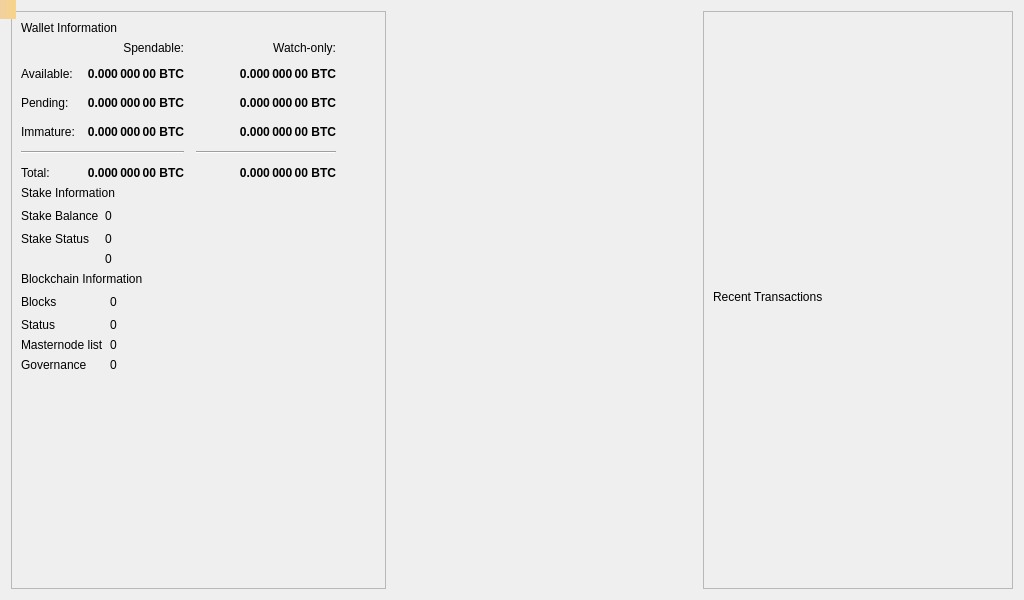
<?xml version="1.0" encoding="UTF-8"?>
<ui version="4.0">
 <class>OverviewPage</class>
 <widget class="QWidget" name="OverviewPage">
  <property name="geometry">
   <rect>
    <x>0</x>
    <y>0</y>
    <width>1024</width>
    <height>600</height>
   </rect>
  </property>
  <property name="minimumSize">
   <size>
    <width>1024</width>
    <height>600</height>
   </size>
  </property>
  <property name="windowTitle">
   <string>Form</string>
  </property>
  <layout class="QHBoxLayout" name="horizontalLayout">
   <item>
    <layout class="QVBoxLayout" name="verticalLayout_2">
     <item>
      <widget class="QFrame" name="frame">
       <property name="frameShape">
        <enum>QFrame::StyledPanel</enum>
       </property>
       <property name="frameShadow">
        <enum>QFrame::Raised</enum>
       </property>
       <layout class="QVBoxLayout" name="verticalLayout_4">
        <item>
         <layout class="QVBoxLayout" name="verticalLayout_6">
          <item>
           <widget class="QLabel" name="labelWalletInfo">
            <property name="text">
             <string>Wallet Information</string>
            </property>
           </widget>
          </item>
         </layout>
        </item>
        <item>
         <layout class="QGridLayout" name="gridLayout">
          <property name="spacing">
           <number>12</number>
          </property>
          <item row="4" column="0" colspan="2">
           <widget class="Line" name="lineSpendableBalance">
            <property name="orientation">
             <enum>Qt::Horizontal</enum>
            </property>
           </widget>
          </item>
          <item row="2" column="2">
           <widget class="QLabel" name="labelWatchPending">
            <property name="font">
             <font>
              <weight>75</weight>
              <bold>true</bold>
             </font>
            </property>
            <property name="cursor">
             <cursorShape>IBeamCursor</cursorShape>
            </property>
            <property name="toolTip">
             <string>Unconfirmed transactions to watch-only addresses</string>
            </property>
            <property name="text">
             <string notr="true">0.000 000 00 BTC</string>
            </property>
            <property name="alignment">
             <set>Qt::AlignRight|Qt::AlignTrailing|Qt::AlignVCenter</set>
            </property>
            <property name="textInteractionFlags">
             <set>Qt::LinksAccessibleByMouse|Qt::TextSelectableByKeyboard|Qt::TextSelectableByMouse</set>
            </property>
           </widget>
          </item>
          <item row="0" column="1">
           <widget class="QLabel" name="labelSpendable">
            <property name="text">
             <string>Spendable:</string>
            </property>
            <property name="alignment">
             <set>Qt::AlignRight|Qt::AlignTrailing|Qt::AlignVCenter</set>
            </property>
           </widget>
          </item>
          <item row="4" column="2">
           <widget class="Line" name="lineWatchBalance">
            <property name="sizePolicy">
             <sizepolicy hsizetype="Preferred" vsizetype="Fixed">
              <horstretch>0</horstretch>
              <verstretch>0</verstretch>
             </sizepolicy>
            </property>
            <property name="minimumSize">
             <size>
              <width>140</width>
              <height>0</height>
             </size>
            </property>
            <property name="orientation">
             <enum>Qt::Horizontal</enum>
            </property>
           </widget>
          </item>
          <item row="2" column="1">
           <widget class="QLabel" name="labelUnconfirmed">
            <property name="font">
             <font>
              <weight>75</weight>
              <bold>true</bold>
             </font>
            </property>
            <property name="cursor">
             <cursorShape>IBeamCursor</cursorShape>
            </property>
            <property name="toolTip">
             <string>Total of transactions that have yet to be confirmed, and do not yet count toward the spendable balance</string>
            </property>
            <property name="text">
             <string notr="true">0.000 000 00 BTC</string>
            </property>
            <property name="alignment">
             <set>Qt::AlignRight|Qt::AlignTrailing|Qt::AlignVCenter</set>
            </property>
            <property name="textInteractionFlags">
             <set>Qt::LinksAccessibleByMouse|Qt::TextSelectableByKeyboard|Qt::TextSelectableByMouse</set>
            </property>
           </widget>
          </item>
          <item row="3" column="2">
           <widget class="QLabel" name="labelWatchImmature">
            <property name="font">
             <font>
              <weight>75</weight>
              <bold>true</bold>
             </font>
            </property>
            <property name="cursor">
             <cursorShape>IBeamCursor</cursorShape>
            </property>
            <property name="toolTip">
             <string>Mined balance in watch-only addresses that has not yet matured</string>
            </property>
            <property name="text">
             <string notr="true">0.000 000 00 BTC</string>
            </property>
            <property name="alignment">
             <set>Qt::AlignRight|Qt::AlignTrailing|Qt::AlignVCenter</set>
            </property>
            <property name="textInteractionFlags">
             <set>Qt::LinksAccessibleByMouse|Qt::TextSelectableByKeyboard|Qt::TextSelectableByMouse</set>
            </property>
           </widget>
          </item>
          <item row="5" column="0">
           <widget class="QLabel" name="labelTotalText">
            <property name="text">
             <string>Total:</string>
            </property>
           </widget>
          </item>
          <item row="3" column="1">
           <widget class="QLabel" name="labelImmature">
            <property name="font">
             <font>
              <weight>75</weight>
              <bold>true</bold>
             </font>
            </property>
            <property name="cursor">
             <cursorShape>IBeamCursor</cursorShape>
            </property>
            <property name="toolTip">
             <string>Mined balance that has not yet matured</string>
            </property>
            <property name="text">
             <string notr="true">0.000 000 00 BTC</string>
            </property>
            <property name="alignment">
             <set>Qt::AlignRight|Qt::AlignTrailing|Qt::AlignVCenter</set>
            </property>
            <property name="textInteractionFlags">
             <set>Qt::LinksAccessibleByMouse|Qt::TextSelectableByKeyboard|Qt::TextSelectableByMouse</set>
            </property>
           </widget>
          </item>
          <item row="2" column="3">
           <spacer name="horizontalSpacer_2">
            <property name="orientation">
             <enum>Qt::Horizontal</enum>
            </property>
            <property name="sizeHint" stdset="0">
             <size>
              <width>40</width>
              <height>20</height>
             </size>
            </property>
           </spacer>
          </item>
          <item row="3" column="0">
           <widget class="QLabel" name="labelImmatureText">
            <property name="text">
             <string>Immature:</string>
            </property>
           </widget>
          </item>
          <item row="5" column="1">
           <widget class="QLabel" name="labelTotal">
            <property name="font">
             <font>
              <weight>75</weight>
              <bold>true</bold>
             </font>
            </property>
            <property name="cursor">
             <cursorShape>IBeamCursor</cursorShape>
            </property>
            <property name="toolTip">
             <string>Your current total balance</string>
            </property>
            <property name="text">
             <string notr="true">0.000 000 00 BTC</string>
            </property>
            <property name="alignment">
             <set>Qt::AlignRight|Qt::AlignTrailing|Qt::AlignVCenter</set>
            </property>
            <property name="textInteractionFlags">
             <set>Qt::LinksAccessibleByMouse|Qt::TextSelectableByKeyboard|Qt::TextSelectableByMouse</set>
            </property>
           </widget>
          </item>
          <item row="5" column="2">
           <widget class="QLabel" name="labelWatchTotal">
            <property name="font">
             <font>
              <weight>75</weight>
              <bold>true</bold>
             </font>
            </property>
            <property name="cursor">
             <cursorShape>IBeamCursor</cursorShape>
            </property>
            <property name="toolTip">
             <string>Current total balance in watch-only addresses</string>
            </property>
            <property name="text">
             <string notr="true">0.000 000 00 BTC</string>
            </property>
            <property name="alignment">
             <set>Qt::AlignRight|Qt::AlignTrailing|Qt::AlignVCenter</set>
            </property>
            <property name="textInteractionFlags">
             <set>Qt::LinksAccessibleByMouse|Qt::TextSelectableByKeyboard|Qt::TextSelectableByMouse</set>
            </property>
           </widget>
          </item>
          <item row="0" column="2">
           <widget class="QLabel" name="labelWatchonly">
            <property name="text">
             <string>Watch-only:</string>
            </property>
            <property name="alignment">
             <set>Qt::AlignRight|Qt::AlignTrailing|Qt::AlignVCenter</set>
            </property>
           </widget>
          </item>
          <item row="1" column="1">
           <widget class="QLabel" name="labelBalance">
            <property name="font">
             <font>
              <weight>75</weight>
              <bold>true</bold>
             </font>
            </property>
            <property name="cursor">
             <cursorShape>IBeamCursor</cursorShape>
            </property>
            <property name="toolTip">
             <string>Your current spendable balance</string>
            </property>
            <property name="text">
             <string notr="true">0.000 000 00 BTC</string>
            </property>
            <property name="alignment">
             <set>Qt::AlignRight|Qt::AlignTrailing|Qt::AlignVCenter</set>
            </property>
            <property name="textInteractionFlags">
             <set>Qt::LinksAccessibleByMouse|Qt::TextSelectableByKeyboard|Qt::TextSelectableByMouse</set>
            </property>
           </widget>
          </item>
          <item row="1" column="2">
           <widget class="QLabel" name="labelWatchAvailable">
            <property name="font">
             <font>
              <weight>75</weight>
              <bold>true</bold>
             </font>
            </property>
            <property name="cursor">
             <cursorShape>IBeamCursor</cursorShape>
            </property>
            <property name="toolTip">
             <string>Your current balance in watch-only addresses</string>
            </property>
            <property name="text">
             <string notr="true">0.000 000 00 BTC</string>
            </property>
            <property name="alignment">
             <set>Qt::AlignRight|Qt::AlignTrailing|Qt::AlignVCenter</set>
            </property>
            <property name="textInteractionFlags">
             <set>Qt::LinksAccessibleByMouse|Qt::TextSelectableByKeyboard|Qt::TextSelectableByMouse</set>
            </property>
           </widget>
          </item>
          <item row="2" column="0">
           <widget class="QLabel" name="labelPendingText">
            <property name="text">
             <string>Pending:</string>
            </property>
           </widget>
          </item>
          <item row="1" column="0">
           <widget class="QLabel" name="labelBalanceText">
            <property name="text">
             <string>Available:</string>
            </property>
           </widget>
          </item>
         </layout>
        </item>
        <item>
         <layout class="QVBoxLayout" name="verticalLayout_5">
          <item>
           <widget class="QLabel" name="labelStakeInfo">
            <property name="text">
             <string>Stake Information</string>
            </property>
           </widget>
          </item>
         </layout>
        </item>
        <item>
         <layout class="QGridLayout" name="gridLayout_2">
          <item row="0" column="0">
           <widget class="QLabel" name="labelStakeBalanceText">
            <property name="text">
             <string>Stake Balance</string>
            </property>
           </widget>
          </item>
          <item row="1" column="0">
           <widget class="QLabel" name="labelStakeStatusText">
            <property name="text">
             <string>Stake Status</string>
            </property>
           </widget>
          </item>
          <item row="0" column="2">
           <spacer name="horizontalSpacer">
            <property name="orientation">
             <enum>Qt::Horizontal</enum>
            </property>
            <property name="sizeHint" stdset="0">
             <size>
              <width>40</width>
              <height>20</height>
             </size>
            </property>
           </spacer>
          </item>
          <item row="0" column="1">
           <widget class="QLabel" name="labelStakeBalance">
            <property name="text">
             <string>0</string>
            </property>
           </widget>
          </item>
          <item row="1" column="1">
           <widget class="QLabel" name="labelStakeStatus">
            <property name="text">
             <string>0</string>
            </property>
           </widget>
          </item>
          <item row="2" column="1">
           <widget class="QLabel" name="labelStakeInputs">
            <property name="text">
             <string>0</string>
            </property>
           </widget>
          </item>
         </layout>
        </item>
        <item>
         <layout class="QVBoxLayout" name="verticalLayout_7">
          <item>
           <widget class="QLabel" name="labelBlockchainInfo">
            <property name="text">
             <string>Blockchain Information</string>
            </property>
           </widget>
          </item>
         </layout>
        </item>
        <item>
         <layout class="QGridLayout" name="gridLayout_3">
          <item row="0" column="1">
           <widget class="QLabel" name="labelBlocks">
            <property name="text">
             <string>0</string>
            </property>
           </widget>
          </item>
          <item row="1" column="1">
           <widget class="QLabel" name="labelStatus">
            <property name="text">
             <string>0</string>
            </property>
           </widget>
          </item>
          <item row="1" column="0">
           <widget class="QLabel" name="labelStatusText">
            <property name="text">
             <string>Status</string>
            </property>
           </widget>
          </item>
          <item row="2" column="1">
           <widget class="QLabel" name="labelMnList">
            <property name="text">
             <string>0</string>
            </property>
           </widget>
          </item>
          <item row="0" column="2">
           <spacer name="horizontalSpacer_4">
            <property name="orientation">
             <enum>Qt::Horizontal</enum>
            </property>
            <property name="sizeHint" stdset="0">
             <size>
              <width>40</width>
              <height>20</height>
             </size>
            </property>
           </spacer>
          </item>
          <item row="2" column="0">
           <widget class="QLabel" name="labelMnListText">
            <property name="text">
             <string>Masternode list</string>
            </property>
           </widget>
          </item>
          <item row="0" column="0">
           <widget class="QLabel" name="labelBlocksText">
            <property name="text">
             <string>Blocks</string>
            </property>
           </widget>
          </item>
          <item row="3" column="0">
           <widget class="QLabel" name="labelGobjectListText">
            <property name="text">
             <string>Governance</string>
            </property>
           </widget>
          </item>
          <item row="3" column="1">
           <widget class="QLabel" name="labelGobjectList">
            <property name="text">
             <string>0</string>
            </property>
           </widget>
          </item>
         </layout>
        </item>
        <item>
         <spacer name="verticalSpacer">
          <property name="orientation">
           <enum>Qt::Vertical</enum>
          </property>
          <property name="sizeHint" stdset="0">
           <size>
            <width>20</width>
            <height>40</height>
           </size>
          </property>
         </spacer>
        </item>
       </layout>
      </widget>
     </item>
    </layout>
   </item>
   <item>
    <spacer name="horizontalSpacer_3">
     <property name="orientation">
      <enum>Qt::Horizontal</enum>
     </property>
     <property name="sizeHint" stdset="0">
      <size>
       <width>255</width>
       <height>20</height>
      </size>
     </property>
    </spacer>
   </item>
   <item>
    <layout class="QVBoxLayout" name="verticalLayout_3">
     <item>
      <widget class="QFrame" name="frame_2">
       <property name="frameShape">
        <enum>QFrame::StyledPanel</enum>
       </property>
       <property name="frameShadow">
        <enum>QFrame::Raised</enum>
       </property>
       <layout class="QVBoxLayout" name="verticalLayout">
        <item>
         <spacer name="verticalSpacer_3">
          <property name="orientation">
           <enum>Qt::Vertical</enum>
          </property>
          <property name="sizeHint" stdset="0">
           <size>
            <width>20</width>
            <height>40</height>
           </size>
          </property>
         </spacer>
        </item>
        <item>
         <layout class="QVBoxLayout" name="verticalLayout_8">
          <item>
           <widget class="QLabel" name="labelTransactionListTitle">
            <property name="text">
             <string>Recent Transactions</string>
            </property>
           </widget>
          </item>
         </layout>
        </item>
        <item>
         <layout class="QHBoxLayout" name="horizontalLayout_13">
          <item>
           <widget class="QListView" name="listTransactions">
            <property name="styleSheet">
             <string notr="true">QListView { background: transparent; }</string>
            </property>
            <property name="frameShape">
             <enum>QFrame::NoFrame</enum>
            </property>
            <property name="verticalScrollBarPolicy">
             <enum>Qt::ScrollBarAlwaysOff</enum>
            </property>
            <property name="horizontalScrollBarPolicy">
             <enum>Qt::ScrollBarAlwaysOff</enum>
            </property>
            <property name="selectionMode">
             <enum>QAbstractItemView::NoSelection</enum>
            </property>
           </widget>
          </item>
         </layout>
        </item>
       </layout>
      </widget>
     </item>
    </layout>
   </item>
  </layout>
  <widget class="QLabel" name="labelAlerts">
   <property name="geometry">
    <rect>
     <x>0</x>
     <y>0</y>
     <width>16</width>
     <height>19</height>
    </rect>
   </property>
   <property name="visible">
    <bool>false</bool>
   </property>
   <property name="styleSheet">
    <string notr="true">QLabel { background-color: qlineargradient(x1: 0, y1: 0, x2: 1, y2: 0, stop:0 #F0D0A0, stop:1 #F8D488); color:#000000; }</string>
   </property>
   <property name="wordWrap">
    <bool>true</bool>
   </property>
   <property name="margin">
    <number>3</number>
   </property>
   <property name="textInteractionFlags">
    <set>Qt::TextSelectableByMouse</set>
   </property>
  </widget>
 </widget>
 <resources/>
 <connections/>
</ui>
